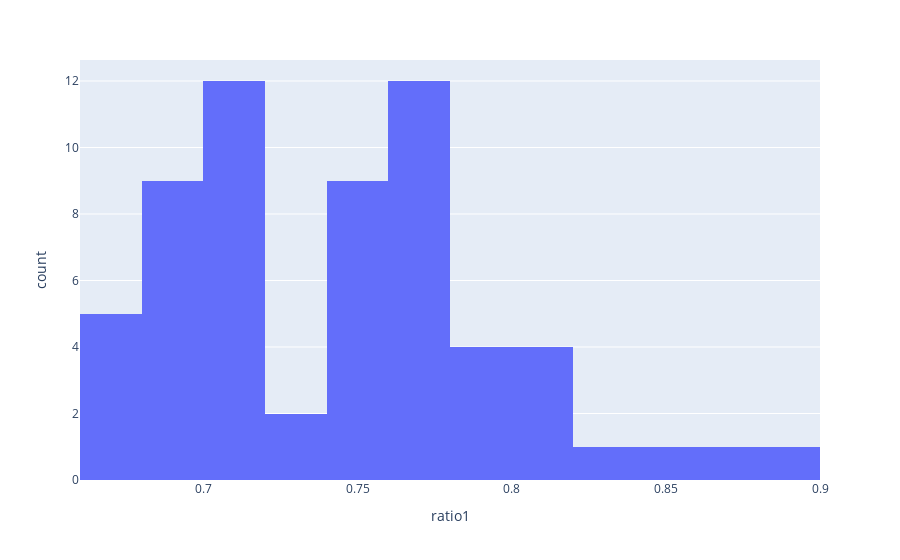
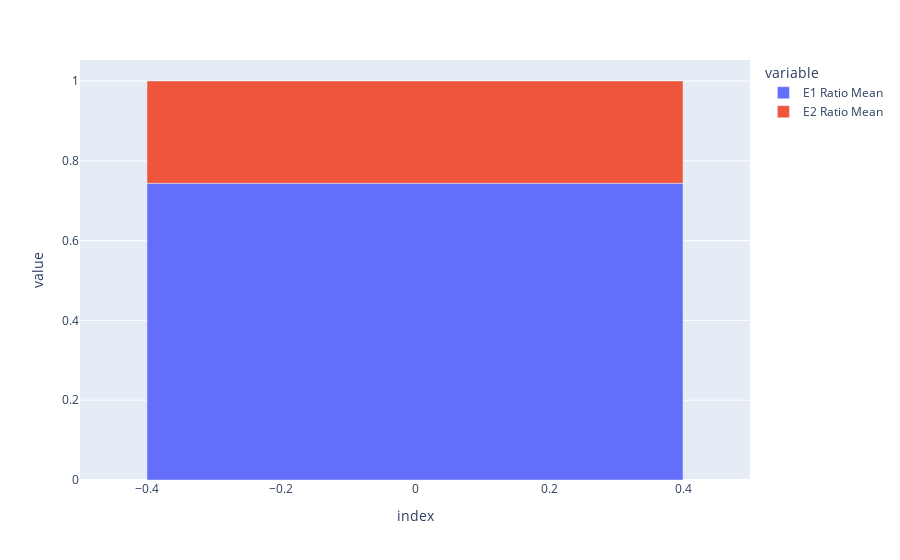

The notebook cell these images were saved under, in order:
### Markdown cell above
Resuming the results of Experiment 2:

### Code cell
visualizations.Model1_graph_results_t2(M1_E2_1)
visualizations.Model1_graph_results_t3(M1_E2_2)

### Figure 1 — Plotly figure (JSON) as saved in the notebook; plotly's stock layout.template omitted (floating-point values rounded to 4 significant figures)
{"data": [{"alignmentgroup": "True", "bingroup": "x", "hovertemplate": "ratio1=%{x}<br>count=%{y}<extra></extra>", "legendgroup": "", "marker": {"color": "#636efa", "pattern": {"shape": ""}}, "name": "", "offsetgroup": "", "orientation": "v", "showlegend": false, "type": "histogram", "x": [0.75, 0.675, 0.7949, 0.7105, 0.75, 0.7692, 0.7436, 0.8158, 0.85, 0.7692, 0.8158, 0.75, 0.7692, 0.8684, 0.8, 0.6923, 0.6842, 0.75, 0.7179, 0.7692, 0.7105, 0.7, 0.7179, 0.7632, 0.7949, 0.775, 0.7179, 0.8947, 0.7, 0.7949, 0.6842, 0.675, 0.7692, 0.7105, 0.75, 0.7436, 0.7692, 0.6842, 0.7692, 0.725, 0.7436, 0.6842, 0.675, 0.6923, 0.7105, 0.75, 0.6667, 0.7632, 0.675, 0.6923, 0.7105, 0.775, 0.7692, 0.7368, 0.7, 0.7179, 0.7895, 0.825, 0.6923, 0.6842, 0.8065], "xaxis": "x", "yaxis": "y"}], "layout": {"barmode": "relative", "legend": {"tracegroupgap": 0}, "margin": {"t": 60}, "xaxis": {"anchor": "y", "domain": [0, 1], "title": {"text": "ratio1"}}, "yaxis": {"anchor": "x", "domain": [0, 1], "title": {"text": "count"}}}}

### Figure 2 — Plotly figure (JSON) as saved in the notebook; plotly's stock layout.template omitted (floating-point values rounded to 4 significant figures)
{"data": [{"alignmentgroup": "True", "hovertemplate": "variable=E1 Ratio Mean<br>index=%{x}<br>value=%{y}<extra></extra>", "legendgroup": "E1 Ratio Mean", "marker": {"color": "#636efa", "pattern": {"shape": ""}}, "name": "E1 Ratio Mean", "offsetgroup": "E1 Ratio Mean", "orientation": "v", "showlegend": true, "textposition": "auto", "type": "bar", "x": [0], "xaxis": "x", "y": [0.7435], "yaxis": "y"}, {"alignmentgroup": "True", "hovertemplate": "variable=E2 Ratio Mean<br>index=%{x}<br>value=%{y}<extra></extra>", "legendgroup": "E2 Ratio Mean", "marker": {"color": "#EF553B", "pattern": {"shape": ""}}, "name": "E2 Ratio Mean", "offsetgroup": "E2 Ratio Mean", "orientation": "v", "showlegend": true, "textposition": "auto", "type": "bar", "x": [0], "xaxis": "x", "y": [0.2565], "yaxis": "y"}], "layout": {"barmode": "relative", "legend": {"title": {"text": "variable"}, "tracegroupgap": 0}, "margin": {"t": 60}, "xaxis": {"anchor": "y", "domain": [0, 1], "title": {"text": "index"}}, "yaxis": {"anchor": "x", "domain": [0, 1], "title": {"text": "value"}}}}
